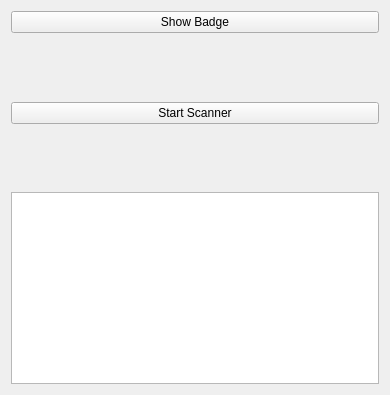
<?xml version="1.0" encoding="UTF-8"?>
<ui version="4.0">
 <class>CameraPairingWidget</class>
 <widget class="QWidget" name="CameraPairingWidget">
  <property name="geometry">
   <rect>
    <x>0</x>
    <y>0</y>
    <width>390</width>
    <height>395</height>
   </rect>
  </property>
  <property name="windowTitle">
   <string>Form</string>
  </property>
  <layout class="QGridLayout" name="gridLayout">
   <item row="7" column="1" colspan="2">
    <widget class="QListWidget" name="listWidgetCandidates">
     <property name="sizePolicy">
      <sizepolicy hsizetype="Minimum" vsizetype="Minimum">
       <horstretch>0</horstretch>
       <verstretch>0</verstretch>
      </sizepolicy>
     </property>
     <property name="flow">
      <enum>QListView::LeftToRight</enum>
     </property>
     <property name="viewMode">
      <enum>QListView::IconMode</enum>
     </property>
    </widget>
   </item>
   <item row="0" column="1" colspan="2">
    <widget class="QPushButton" name="pushButtonBadge">
     <property name="sizePolicy">
      <sizepolicy hsizetype="Minimum" vsizetype="Minimum">
       <horstretch>0</horstretch>
       <verstretch>0</verstretch>
      </sizepolicy>
     </property>
     <property name="toolTip">
      <string>Display our badge so that other tiers may discover us.</string>
     </property>
     <property name="text">
      <string>Show Badge</string>
     </property>
     <property name="icon">
      <iconset resource="../resources/icons.qrc">
       <normaloff>:/icons/identity.svg</normaloff>:/icons/identity.svg</iconset>
     </property>
     <property name="checkable">
      <bool>true</bool>
     </property>
    </widget>
   </item>
   <item row="1" column="2">
    <widget class="QRWidget" name="widgetQR" native="true">
     <property name="sizePolicy">
      <sizepolicy hsizetype="Minimum" vsizetype="Expanding">
       <horstretch>0</horstretch>
       <verstretch>0</verstretch>
      </sizepolicy>
     </property>
    </widget>
   </item>
   <item row="1" column="1">
    <widget class="IdenticonWidget" name="widgetIdenticon" native="true">
     <property name="sizePolicy">
      <sizepolicy hsizetype="Minimum" vsizetype="Expanding">
       <horstretch>0</horstretch>
       <verstretch>0</verstretch>
      </sizepolicy>
     </property>
     <property name="svgURL" stdset="0">
      <string>:/icons/identicon.svg</string>
     </property>
    </widget>
   </item>
   <item row="4" column="1" colspan="2">
    <widget class="QPushButton" name="pushButtonScanner">
     <property name="sizePolicy">
      <sizepolicy hsizetype="Minimum" vsizetype="Minimum">
       <horstretch>0</horstretch>
       <verstretch>0</verstretch>
      </sizepolicy>
     </property>
     <property name="toolTip">
      <string>Enable scanner to discover other tiers via QR code.</string>
     </property>
     <property name="text">
      <string>Start Scanner</string>
     </property>
     <property name="icon">
      <iconset resource="../resources/icons.qrc">
       <normaloff>:/icons/sensor_camera.svg</normaloff>:/icons/sensor_camera.svg</iconset>
     </property>
     <property name="checkable">
      <bool>true</bool>
     </property>
    </widget>
   </item>
   <item row="5" column="1" colspan="2">
    <widget class="QCameraViewfinder" name="widgetCameraViewfinder" native="true">
     <property name="sizePolicy">
      <sizepolicy hsizetype="Minimum" vsizetype="Expanding">
       <horstretch>0</horstretch>
       <verstretch>0</verstretch>
      </sizepolicy>
     </property>
    </widget>
   </item>
   <item row="6" column="1" colspan="2">
    <widget class="WaitingSpinnerWidget" name="widgetSpinnerScanner" native="true">
     <property name="sizePolicy">
      <sizepolicy hsizetype="Preferred" vsizetype="Expanding">
       <horstretch>0</horstretch>
       <verstretch>0</verstretch>
      </sizepolicy>
     </property>
     <property name="minimumSize">
      <size>
       <width>0</width>
       <height>0</height>
      </size>
     </property>
    </widget>
   </item>
   <item row="3" column="1" colspan="2">
    <widget class="WaitingSpinnerWidget" name="widgetSpinnerBadge" native="true">
     <property name="sizePolicy">
      <sizepolicy hsizetype="Preferred" vsizetype="Expanding">
       <horstretch>0</horstretch>
       <verstretch>0</verstretch>
      </sizepolicy>
     </property>
     <property name="minimumSize">
      <size>
       <width>0</width>
       <height>0</height>
      </size>
     </property>
    </widget>
   </item>
  </layout>
 </widget>
 <customwidgets>
  <customwidget>
   <class>IdenticonWidget</class>
   <extends>QWidget</extends>
   <header>widgets/IdenticonWidget.hpp</header>
   <container>1</container>
  </customwidget>
  <customwidget>
   <class>QRWidget</class>
   <extends>QWidget</extends>
   <header>widgets/QRWidget.hpp</header>
   <container>1</container>
  </customwidget>
  <customwidget>
   <class>QCameraViewfinder</class>
   <extends>QWidget</extends>
   <header>qcameraviewfinder.h</header>
   <container>1</container>
  </customwidget>
  <customwidget>
   <class>WaitingSpinnerWidget</class>
   <extends>QWidget</extends>
   <header>widgets/WaitingSpinnerWidget.hpp</header>
   <container>1</container>
  </customwidget>
 </customwidgets>
 <resources>
  <include location="../resources/icons.qrc"/>
 </resources>
 <connections/>
</ui>
